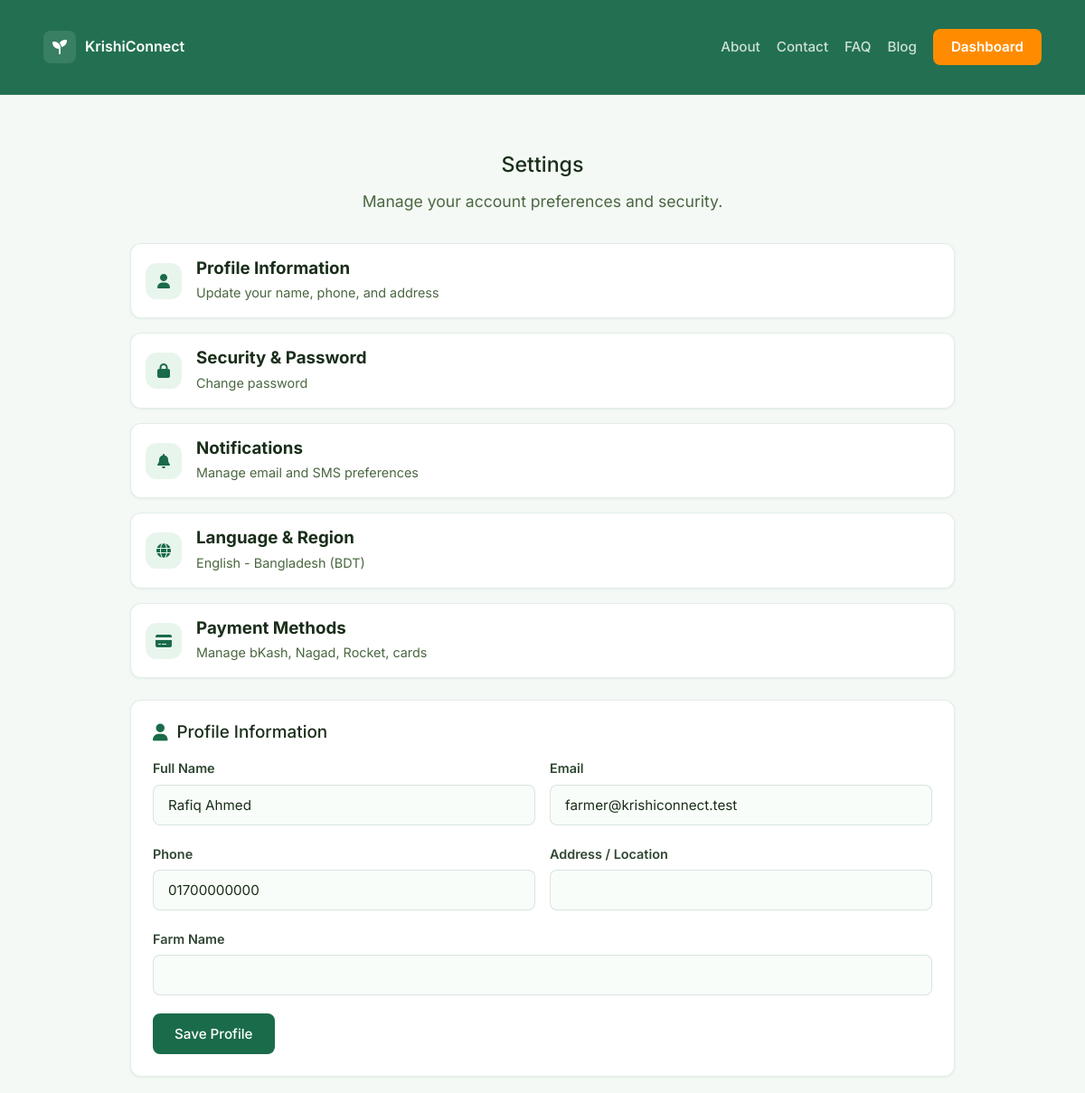
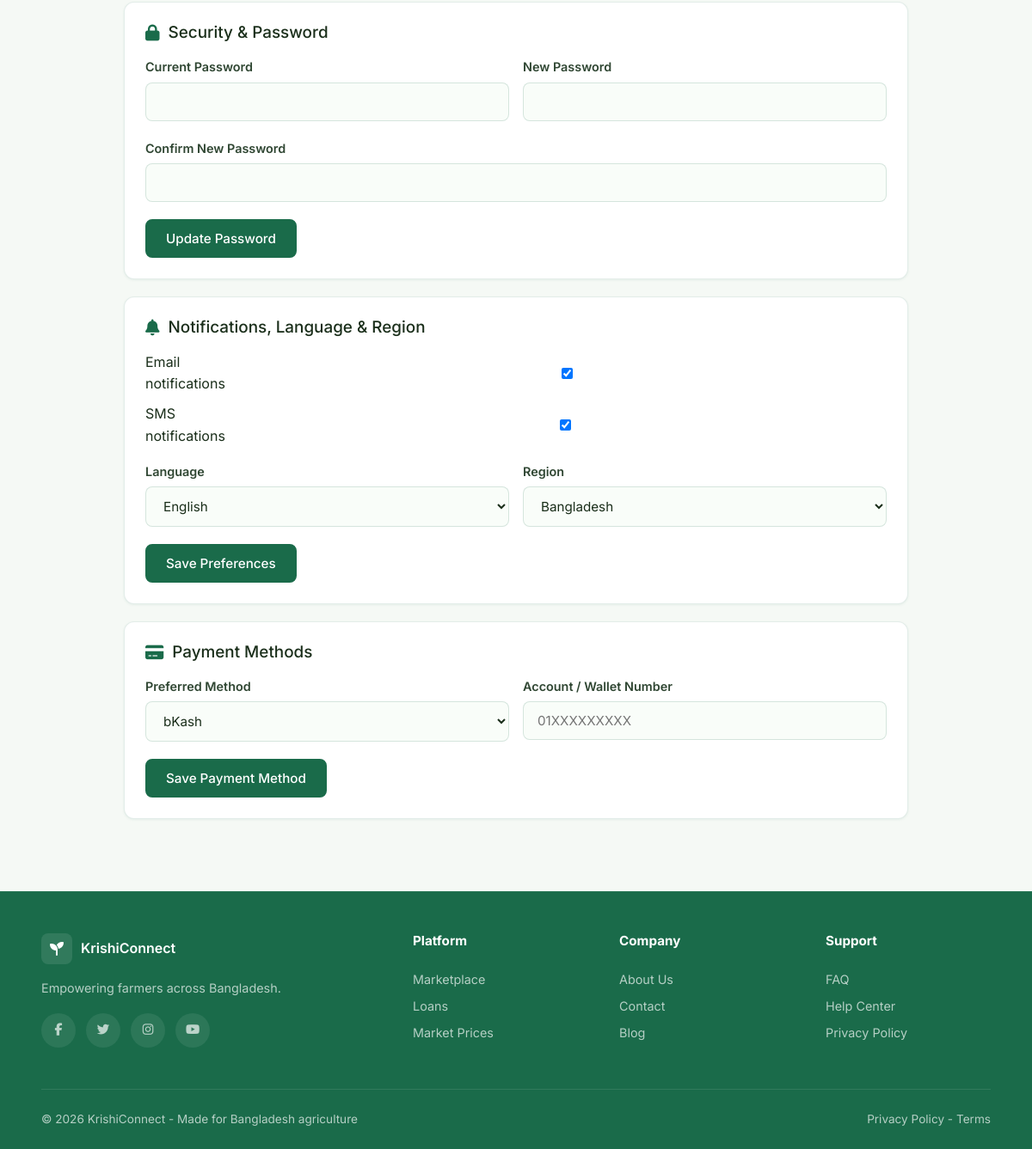
The page /pages/settings.php (signed in) on the database its author committed (2 pictures, top to bottom).
### tables this page shows
CREATE TABLE users (
    id INT AUTO_INCREMENT PRIMARY KEY,
    full_name VARCHAR(120) NOT NULL,
    email VARCHAR(160) NOT NULL UNIQUE,
    phone VARCHAR(40) DEFAULT NULL,
    role ENUM('farmer','buyer','finance','admin') NOT NULL DEFAULT 'farmer',
    password_hash VARCHAR(255) NOT NULL,
    admin_pin_hash VARCHAR(255) DEFAULT NULL,
    status ENUM('active','pending','suspended') NOT NULL DEFAULT 'active',
    created_at TIMESTAMP DEFAULT CURRENT_TIMESTAMP,
    updated_at TIMESTAMP DEFAULT CURRENT_TIMESTAMP ON UPDATE CURRENT_TIMESTAMP
);

### app/includes/config.php (called while the page is built)
<?php
return [
    'db' => [
        'host' => getenv('KRISHI_DB_HOST') ?: '127.0.0.1',
        'port' => getenv('KRISHI_DB_PORT') ?: '3307',
        'name' => getenv('KRISHI_DB_NAME') ?: 'krishiconnect_db',
        'user' => getenv('KRISHI_DB_USER') ?: 'root',
        'pass' => getenv('KRISHI_DB_PASS') ?: '',
        'charset' => getenv('KRISHI_DB_CHARSET') ?: 'utf8mb4',
    ],
    'base_url' => getenv('KRISHI_BASE_URL') !== false ? getenv('KRISHI_BASE_URL') : null,
];

### app/includes/db.php (called while the page is built, shortened)
<?php
function db(): PDO
{
    static $pdo = null;
    if ($pdo instanceof PDO) {
        return $pdo;
    }
    $config = require __DIR__ . '/config.php';
    $db = $config['db'];
    $options = [
        PDO::ATTR_ERRMODE => PDO::ERRMODE_EXCEPTION,
        PDO::ATTR_DEFAULT_FETCH_MODE => PDO::FETCH_ASSOC,
        PDO::ATTR_TIMEOUT => 3,
    ];
    foreach (db_candidate_ports($db['port']) as $port) {
        try {
            try {
                $pdo = db_connect($db, $port, $options, true);
            } catch (PDOException $e) {
                if (!db_is_unknown_database($e)) {
                    throw $e;
                }
                $server = db_connect($db, $port, $options, false);
                db_create_database($server, $db['name'], $db['charset']);
                $pdo = db_connect($db, $port, $options, true);
            }
            return $pdo;
        } catch (PDOException $e) {
            $lastError = $e;
        }
    }
}
function db_candidate_ports(string $configured): array
{
    $ports = [];
    foreach ([$configured, '3306', '3307', '3308'] as $port) {
        $port = trim((string) $port);
        if ($port !== '' && !in_array($port, $ports, true)) {
            $ports[] = $port;
        }
    }
    return $ports;
}
function db_connect(array $db, string $port, array $options, bool $withDatabase): PDO
{
    if ($withDatabase) {
        $dsn = sprintf(
            'mysql:host=%s;port=%s;dbname=%s;charset=%s',
            $db['host'],
            $port,
            $db['name'],
            $db['charset']
        );
    }
    return new PDO($dsn, $db['user'], $db['pass'], $options);
}

### app/includes/helpers.php (called while the page is built, shortened)
<?php
function app_config(): array
{
    static $config = null;
    if ($config === null) {
        $config = require __DIR__ . '/config.php';
    }
    return $config;
}
function base_url(): string
{
    $base = app_config()['base_url'] ?? '';
    return rtrim($base, '/');
}
function url(string $path): string
{
    $base = base_url();
    $path = '/' . ltrim($path, '/');
    return $base . $path;
}
function asset_url(string $path): string
{
    return url($path);
}

### pages/settings.php (the view, shortened to what this page needs)
<?php
require_once __DIR__ . '/../app/includes/helpers.php';
require_once __DIR__ . '/../app/includes/db.php';
$user = current_user();
$pdo = db();
$pdo->exec(
    "CREATE TABLE IF NOT EXISTS user_settings (
        user_id INT PRIMARY KEY,
        email_notifications TINYINT(1) NOT NULL DEFAULT 1,
        sms_notifications TINYINT(1) NOT NULL DEFAULT 1,
        language VARCHAR(40) NOT NULL DEFAULT 'English',
        region VARCHAR(80) NOT NULL DEFAULT 'Bangladesh',
        updated_at TIMESTAMP DEFAULT CURRENT_TIMESTAMP ON UPDATE CURRENT_TIMESTAMP,
        FOREIGN KEY (user_id) REFERENCES users(id) ON DELETE CASCADE
    )"
);
$pdo->exec(
    "CREATE TABLE IF NOT EXISTS user_payment_methods (
        user_id INT PRIMARY KEY,
        method VARCHAR(40) NOT NULL DEFAULT 'bKash',
        account_number VARCHAR(80) DEFAULT NULL,
        updated_at TIMESTAMP DEFAULT CURRENT_TIMESTAMP ON UPDATE CURRENT_TIMESTAMP,
        FOREIGN KEY (user_id) REFERENCES users(id) ON DELETE CASCADE
    )"
);
$stmt = $pdo->prepare('SELECT id, full_name, email, phone, role FROM users WHERE id = ?');
$stmt->execute([(int)$user['id']]);
$account = $stmt->fetch() ?: $user;
$profile = [];
if ($account['role'] === 'buyer') {
    $profileStmt = $pdo->prepare('SELECT company_name AS extra, address FROM buyer_profiles WHERE user_id = ?');
} elseif ($account['role'] === 'farmer') {
    $profileStmt = $pdo->prepare('SELECT farm_name AS extra, location AS address FROM farmer_profiles WHERE user_id = ?');
} elseif ($account['role'] === 'finance') {
    $profileStmt = $pdo->prepare('SELECT institution AS extra, designation AS address FROM finance_profiles WHERE user_id = ?');
} else {
    $profileStmt = null;
}
if ($profileStmt) {
    $profileStmt->execute([(int)$account['id']]);
    $profile = $profileStmt->fetch() ?: [];
}
$prefStmt = $pdo->prepare('SELECT * FROM user_settings WHERE user_id = ?');
$prefStmt->execute([(int)$account['id']]);
$prefs = $prefStmt->fetch() ?: [
    'email_notifications' => true,
    'sms_notifications' => true,
    'language' => 'English',
    'region' => 'Bangladesh',
];
$payStmt = $pdo->prepare('SELECT method, account_number AS account FROM user_payment_methods WHERE user_id = ?');
$payStmt->execute([(int)$account['id']]);
$payment = $payStmt->fetch() ?: [
    'method' => 'bKash',
    'account' => '',
];
?>
<!DOCTYPE html>
<html lang="en">
<head>
    <link rel="stylesheet" href="<?= asset_url('css/styles.css'); ?>">
    <link rel="stylesheet" href="https://cdnjs.cloudflare.com/ajax/libs/font-awesome/6.5.1/css/all.min.css">
</head>
<body>
<?php require __DIR__ . '/../app/includes/header.php'; ?>
<section class="section">
    <div class="container" style="max-width:960px">
        <div class="section-header" style="margin-bottom:2rem">
            <h2>Settings</h2>
            <p>Manage your account preferences and security.</p>
        </div>
        <div class="settings-jump-grid">
            <a class="settings-card" href="#profile"><i class="fas fa-user"></i><div><h3>Profile Information</h3><p>Update your name, phone, and address</p></div></a>
            <a class="settings-card" href="#security"><i class="fas fa-lock"></i><div><h3>Security &amp; Password</h3><p>Change password</p></div></a>
            <a class="settings-card" href="#preferences"><i class="fas fa-bell"></i><div><h3>Notifications</h3><p>Manage email and SMS preferences</p></div></a>
            <a class="settings-card" href="#preferences"><i class="fas fa-globe"></i><div><h3>Language &amp; Region</h3><p><?= htmlspecialchars($prefs['language']); ?> - <?= htmlspecialchars($prefs['region']); ?> (BDT)</p></div></a>
            <a class="settings-card" href="#payment"><i class="fas fa-credit-card"></i><div><h3>Payment Methods</h3><p>Manage bKash, Nagad, Rocket, cards</p></div></a>
        </div>
        <div class="settings-panel" id="profile">
            <h2><i class="fas fa-user"></i> Profile Information</h2>
            <form method="post" action="<?= url('app/actions/settings_update.php'); ?>">
                <div class="form-row">
                    <div class="form-group"><label>Full Name</label><input type="text" name="full_name" value="<?= htmlspecialchars($account['full_name'] ?? ''); ?>" required></div>
                    <div class="form-group"><label>Email</label><input type="email" value="<?= htmlspecialchars($account['email'] ?? ''); ?>" disabled></div>
                </div>
                <div class="form-row">
                    <div class="form-group"><label>Phone</label><input type="text" name="phone" value="<?= htmlspecialchars($account['phone'] ?? ''); ?>"></div>
                    <div class="form-group"><label><?= $account['role'] === 'finance' ? 'Designation' : 'Address / Location'; ?></label><input type="text" name="address" value="<?= htmlspecialchars($profile['address'] ?? ''); ?>"></div>
                </div>
                <div class="form-group"><label><?= $account['role'] === 'farmer' ? 'Farm Name' : ($account['role'] === 'finance' ? 'Institution' : 'Company Name'); ?></label><input type="text" name="extra" value="<?= htmlspecialchars($profile['extra'] ?? ''); ?>"></div>
                <button class="btn btn-primary" type="submit">Save Profile</button>
            </form>
        </div>
        <div class="settings-panel" id="security">
            <h2><i class="fas fa-lock"></i> Security &amp; Password</h2>
            <form method="post" action="<?= url('app/actions/settings_update.php'); ?>">
                <div class="form-row">
                    <div class="form-group"><label>Current Password</label><input type="password" name="current_password" required></div>
                    <div class="form-group"><label>New Password</label><input type="password" name="new_password" minlength="8" required></div>
                </div>
                <div class="form-group"><label>Confirm New Password</label><input type="password" name="confirm_password" minlength="8" required></div>
                <button class="btn btn-primary" type="submit">Update Password</button>
            </form>
        </div>
        <div class="settings-panel" id="preferences">
            <h2><i class="fas fa-bell"></i> Notifications, Language &amp; Region</h2>
            <form method="post" action="<?= url('app/actions/settings_update.php'); ?>">
                <div class="settings-list">
                    <label><span>Email notifications</span><input type="checkbox" name="email_notifications" <?= !empty($prefs['email_notifications']) ? 'checked' : ''; ?>></label>
                    <label><span>SMS notifications</span><input type="checkbox" name="sms_notifications" <?= !empty($prefs['sms_notifications']) ? 'checked' : ''; ?>></label>
                </div>
                <div class="form-row" style="margin-top:1rem">
                    <div class="form-group"><label>Language</label><select name="language"><option <?= $prefs['language'] === 'English' ? 'selected' : ''; ?>>English</option></select></div>
                    <div class="form-group"><label>Region</label><select name="region"><option <?= $prefs['region'] === 'Bangladesh' ? 'selected' : ''; ?>>Bangladesh</option></select></div>
                </div>
                <button class="btn btn-primary" type="submit">Save Preferences</button>
            </form>
        </div>
        <div class="settings-panel" id="payment">
            <h2><i class="fas fa-credit-card"></i> Payment Methods</h2>
            <form method="post" action="<?= url('app/actions/settings_update.php'); ?>">
                <div class="form-row">
                    <div class="form-group"><label>Preferred Method</label><select name="payment_method"><option <?= $payment['method'] === 'bKash' ? 'selected' : ''; ?>>bKash</option></select></div>
                    <div class="form-group"><label>Account / Wallet Number</label><input type="text" name="payment_account" value="<?= htmlspecialchars($payment['account']); ?>" placeholder="01XXXXXXXXX"></div>
                </div>
                <button class="btn btn-primary" type="submit">Save Payment Method</button>
            </form>
        </div>
    </div>
</section>
<?php require __DIR__ . '/../app/includes/footer.php'; ?>
</body>
</html>

### rows shown on the page
users: full_name "Rafiq Ahmed", email "farmer@krishiconnect.test", phone "01700000000"

### other values the page prints
$prefs['language'] "English"
$prefs['region'] "Bangladesh"
